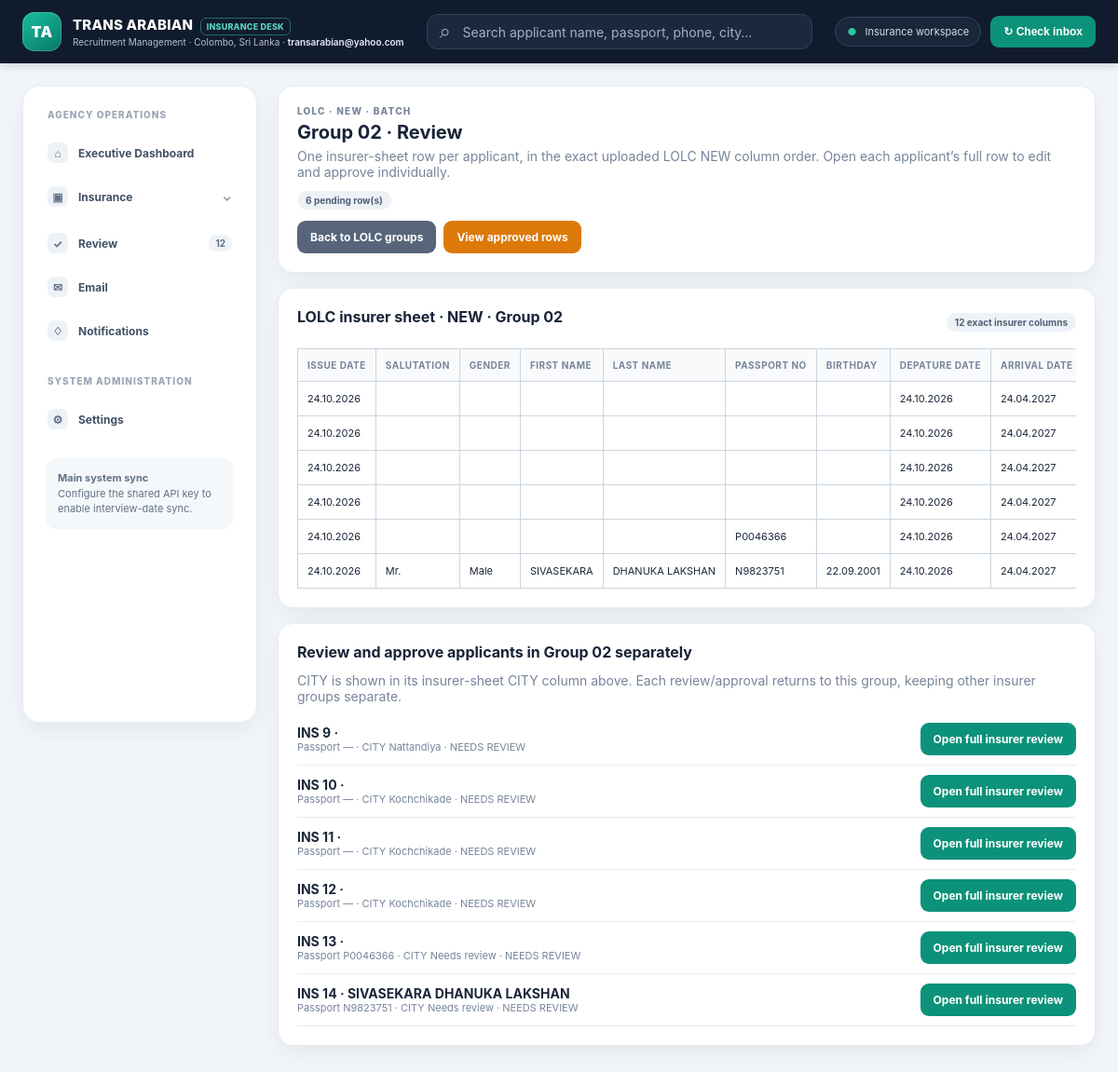
The app's page /review/groups/2 with its own data.
### app/models.py (models this page shows)
class ApplicantGroup(db.Model):
    id = db.Column(db.Integer, primary_key=True)
    company = db.Column(db.String(20), nullable=False, index=True)
    kind = db.Column(db.String(10), nullable=False, index=True)
    entry_mode = db.Column(db.String(10), default="BATCH", nullable=False)
    group_number = db.Column(db.Integer, nullable=False)
    created_at = db.Column(db.DateTime, default=datetime.now)

class Applicant(db.Model):
    id = db.Column(db.Integer, primary_key=True)
    created_at = db.Column(db.DateTime, default=datetime.now)
    company = db.Column(db.String(20), default="LOLC")        # ALLIANZ | LOLC
    kind = db.Column(db.String(10), default="NEW")            # NEW | EXTEND
    entry_mode = db.Column(db.String(10), default="SINGLE", index=True)  # SINGLE | BATCH
    applicant_group_id = db.Column(db.Integer, db.ForeignKey("applicant_group.id"), nullable=True, index=True)
    applicant_group = db.relationship("ApplicantGroup", backref="applicants")
    status = db.Column(db.String(30), default="EXTRACTED", index=True)
    salutation = db.Column(db.String(20), default="")
    gender = db.Column(db.String(10), default="")
    surname = db.Column(db.String(160), default="")           # -> FIRST NAME column
    given_names = db.Column(db.String(160), default="")       # -> LAST NAME column
    passport_no = db.Column(db.String(20), default="", index=True)
    passport_file_path = db.Column(db.String(500), default="")
    attach_passport_copy = db.Column(db.Boolean, default=False)
    birthday = db.Column(db.Date, nullable=True)
    telephone = db.Column(db.String(20), default="")
    addr_no = db.Column(db.String(40), default="")
    addr_street = db.Column(db.String(240), default="")
    city = db.Column(db.String(120), default="")
    address_raw = db.Column(db.Text, default="")
    issue_date = db.Column(db.Date, nullable=True)
    departure_date = db.Column(db.Date, nullable=True)
    arrival_date = db.Column(db.Date, nullable=True)
    embassy_appointment_date = db.Column(db.Date, nullable=True)
    existing_policy_no = db.Column(db.String(40), default="")  # for EXTEND (e.g. HODTSTxxxxx)
    new_policy_no = db.Column(db.String(40), default="")       # filled from insurer reply
    confidence_json = db.Column(db.Text, default="{}")
    sheet_overrides_json = db.Column(db.Text, default="{}")  # per-insurer cells edited during final Review
    notes = db.Column(db.Text, default="")
    batch_id = db.Column(db.Integer, db.ForeignKey("batch.id"), nullable=True)
    def as_dict(self):
        d = {c.name: getattr(self, c.name) for c in self.__table__.columns}
        for k, v in d.items():
            if isinstance(v, (date, datetime)): d[k] = v.isoformat()
        return d

### app/routes.py (the view)
@bp.route("/review/groups/<int:group_id>")
def review_group(group_id):
    group = db.get_or_404(ApplicantGroup, group_id)
    status = request.args.get("status", "PENDING").upper()
    if status not in ("PENDING", "APPROVED"): status = "PENDING"
    statuses = ["NEEDS_REVIEW", "EXTEND_DRAFT"] if status == "PENDING" else ["APPROVED"]
    members = Applicant.query.filter_by(applicant_group_id=group.id).order_by(Applicant.id.asc()).all()
    rows = [a for a in members if a.status in statuses]
    columns = COMPANIES[group.company]["columns_new" if group.kind == "NEW" else "columns_extend"]
    company_cfg = cfg().get("companies", {}).get(group.company, {})
    row_defaults = {**company_cfg.get("defaults", {})}
    sheet_rows = [{"applicant": a, "row": _row_for(a.as_dict(), group.company, group.kind, row_defaults)} for a in rows]
    return render_template("review_group.html", group=group, status=status,
                           rows=rows, sheet_rows=sheet_rows, sheet_columns=columns)

### app/routes.py (called while the page is built)
@bp.context_processor
def _ctx():
    return {"unseen": Notification.query.filter_by(seen=False).count(),
            "registry_count": Applicant.query.filter(~Applicant.status.like("CANCELLED_%")).count(),
            "review_count": Applicant.query.filter(Applicant.status.in_(["NEEDS_REVIEW","EXTEND_DRAFT"])).count(),
            "main_system_connected": bool(current_app.config.get("MAIN_SYSTEM_API_KEY")),
            "SALUTATIONS": SALUTATIONS, "GENDERS": GENDERS, "COMPANIES": COMPANIES}

### app/templates/review_group.html
{% extends "base.html" %}{% block title %}{{group.company}} · Group {{'%02d'|format(group.group_number)}} Review{% endblock %}{% block body %}
<div class="card"><div class="toolbar"><div><div class="subtle" style="font-size:10px;font-weight:800;letter-spacing:.12em;text-transform:uppercase">{{group.company}} · {{group.kind}} · Batch</div><h2 style="margin:5px 0">Group {{'%02d'|format(group.group_number)}} · Review</h2><div class="subtle">One insurer-sheet row per applicant, in the exact uploaded {{group.company}} {{group.kind}} column order. Open each applicant’s full row to edit and approve individually.</div></div><span class="pill">{{rows|length}} {{'pending' if status=='PENDING' else 'approved'}} row(s)</span></div>
<div class="toolbar-actions" style="margin-top:12px"><a class="btn gray" href="{{url_for('main.review_queue',kind=group.kind,mode='BATCH',status=status,company=group.company)}}">Back to {{group.company}} groups</a><a class="btn {{'orange' if status=='PENDING' else 'green'}}" href="{{url_for('main.review_group',group_id=group.id,status='PENDING' if status=='APPROVED' else 'APPROVED')}}">{{'View approved rows' if status=='PENDING' else 'View pending rows'}}</a></div>
</div>
<div class="card"><div class="toolbar"><h3>{{group.company}} insurer sheet · {{group.kind}} · Group {{'%02d'|format(group.group_number)}}</h3><span class="pill">{{sheet_columns|length}} exact insurer columns</span></div>
<div style="overflow:auto;margin-top:12px"><table id="group-sheet-table" style="width:max-content;min-width:100%;font-size:11px"><thead><tr>{% for col in sheet_columns %}<th>{{col}}</th>{% endfor %}</tr></thead><tbody>{% for item in sheet_rows %}<tr>{% for col in sheet_columns %}<td>{{item.row.get(col,'')}}</td>{% endfor %}</tr>{% else %}<tr><td colspan="{{sheet_columns|length}}">No {{status|lower}} applicants remain in this group.</td></tr>{% endfor %}</tbody></table></div>
</div>
<div class="card"><h3>Review and approve applicants in Group {{'%02d'|format(group.group_number)}} separately</h3><div class="subtle" style="margin-bottom:10px">CITY is shown in its insurer-sheet CITY column above. Each review/approval returns to this group, keeping other insurer groups separate.</div>
{% for applicant in rows %}<div class="toolbar" style="padding:10px 0;border-bottom:1px solid #e7ebf1"><div><b>INS {{applicant.id}} · {{applicant.surname}} {{applicant.given_names}}</b><div class="subtle" style="font-size:11px">Passport {{applicant.passport_no or '—'}} · CITY {{applicant.city or 'Needs review'}} · {{applicant.status.replace('_',' ')}}</div></div><a class="btn green" href="{{url_for('main.review',aid=applicant.id)}}">Open full insurer review</a></div>{% else %}<div class="hintbox">No applicants in this status view.</div>{% endfor %}
</div>
{% endblock %}

### app/templates/base.html (style rules this page uses)
:root { --navy:#111b2e;--navy2:#17243a;--teal:#079b83;--teal2:#067e6c;--ink:#1b2638;--muted:#77849a;--line:#e7ebf1;--bg:#f2f5f9;--card:#fff;--shadow:0 8px 24px rgba(15,29,50,.06) }
* { box-sizing:border-box }
body { margin:0;background:var(--bg);color:var(--ink);font:14px Inter,ui-sans-serif,system-ui,-apple-system,"Segoe UI",Arial,sans-serif }
.card { background:var(--card);border:1px solid var(--line);border-radius:16px;padding:20px;margin-bottom:16px;box-shadow:var(--shadow);overflow-x:auto }
.card h2,.card h3 { margin:0 0 12px;color:#172338 }
.card h2 { font-size:20px }
.card h3 { font-size:16px }
table { width:100%;border-collapse:collapse;border:1px solid #cbd5df;font-size:12px;min-width:700px }
th,td { border:1px solid #cbd5df;padding:11px 10px;text-align:left;vertical-align:middle }
th { background:#f8fafc;color:#77849a;font-size:10px;text-transform:uppercase;letter-spacing:.05em;white-space:nowrap }
.pill { display:inline-flex;align-items:center;padding:4px 9px;border-radius:20px;background:#edf2f7;color:#506077;font-size:10px;font-weight:750;white-space:nowrap }
.btn { display:inline-flex;align-items:center;justify-content:center;gap:7px;background:#0b6bcb;color:#fff;border:0;padding:10px 14px;border-radius:9px;cursor:pointer;font-weight:750;font-size:12px;text-decoration:none;white-space:nowrap }
.btn.green { background:#0c927a }
.btn.gray { background:#56657a }
.btn.orange { background:#dc7909 }
a { color:#087b70 }
.toolbar { display:flex;align-items:center;justify-content:space-between;gap:12px;flex-wrap:wrap }
.toolbar-actions { display:flex;gap:8px;flex-wrap:wrap }
.subtle { color:var(--muted) }

### records on screen
ApplicantGroup: company "LOLC", kind "NEW", group_number "02"
Applicant: row.get "P0046366", id "13", passport_no "P0046366", city "Needs review", status.replace "NEEDS REVIEW"
Applicant: row.get "Mr." "Male" "SIVASEKARA" "DHANUKA LAKSHAN" "N9823751", id "14", surname "SIVASEKARA", given_names "DHANUKA LAKSHAN", passport_no "N9823751", city "Needs review", status.replace "NEEDS REVIEW"
Applicant: id "9", passport_no "—", city "Nattandiya", status.replace "NEEDS REVIEW"
Applicant: id "10", passport_no "—", city "Kochchikade", status.replace "NEEDS REVIEW"
Applicant: id "11", passport_no "—", city "Kochchikade", status.replace "NEEDS REVIEW"
Applicant: id "12", passport_no "—", city "Kochchikade", status.replace "NEEDS REVIEW"

### other values on screen
{{ review_count }} "12"
{{ rows|length }} "6"
{{ 'pending' if status=='PENDING' else 'approved' }} "pending"
{{ 'View approved rows' if status=='PENDING' else 'View pending rows' }} "View approved rows"
{{ sheet_columns|length }} "12"
{{ col }} "ISSUE DATE" "SALUTATION" "GENDER" "FIRST NAME" "LAST NAME" "PASSPORT NO" "BIRTHDAY" "DEPATURE DATE" "ARRIVAL DATE"
{{ item.row.get(col,'') }} "24.10.2026" "24.10.2026" "24.04.2027" "24.10.2026" "24.10.2026" "24.04.2027" "24.10.2026" "24.10.2026" "24.04.2027" "24.10.2026" "24.10.2026" "24.04.2027" "24.10.2026" "24.10.2026" "24.04.2027" "24.10.2026" "22.09.2001" "24.10.2026" "24.04.2027"
